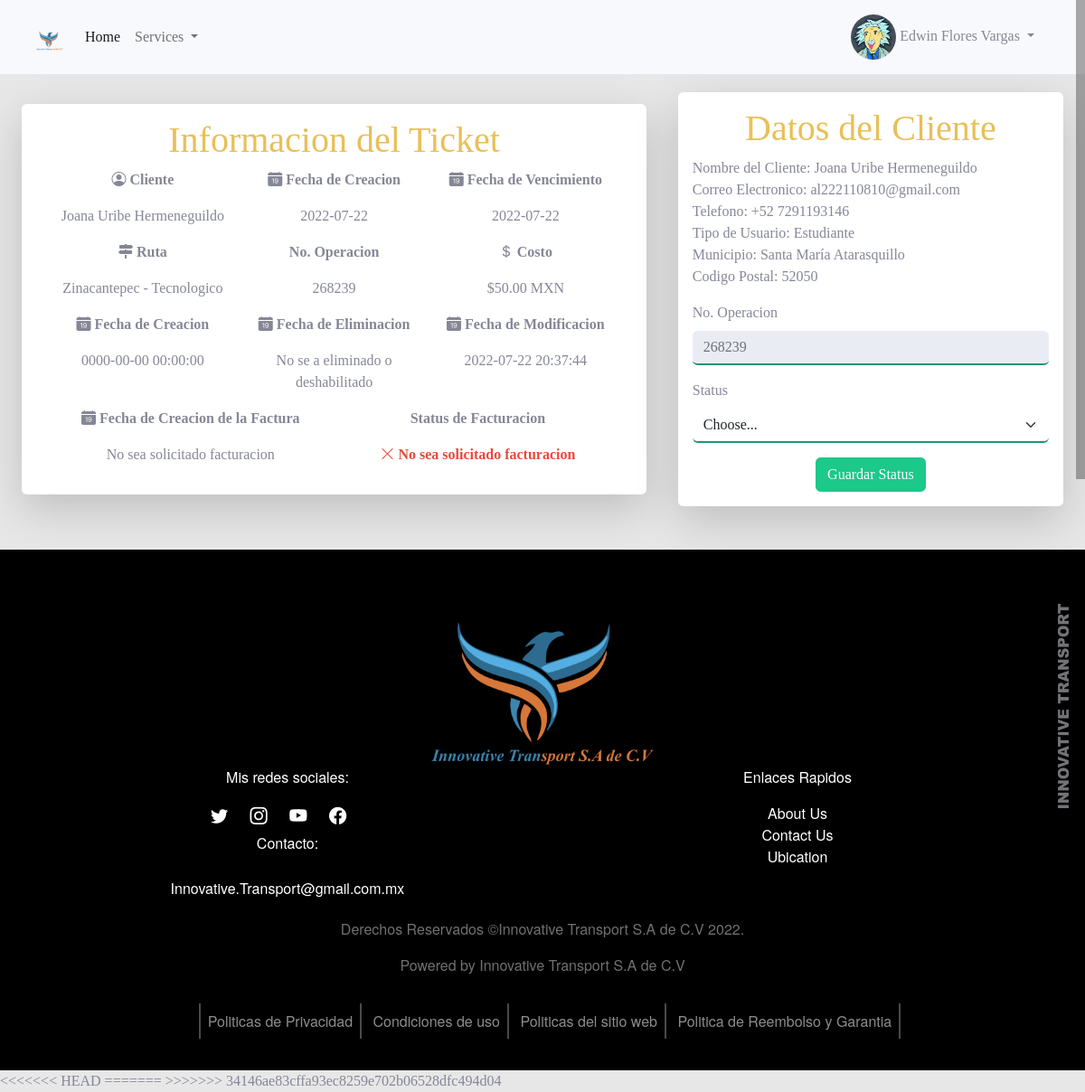
Page /admin/operaciones/consulta_factura.php?operacion=268239 (signed in) on the committed database.
### tables this page shows
CREATE TABLE `tickets` (
  `idTicket` int(11) NOT NULL,
  `idCliente` int(11) DEFAULT NULL,
  `matricula` int(11) DEFAULT NULL,
  `fechaC` date DEFAULT NULL,
  `fechaV` date DEFAULT NULL,
  `costo` double(10,2) DEFAULT NULL,
  `N_Operacion` int(11) DEFAULT NULL,
  `idRuta` int(11) DEFAULT NULL,
  `idHorario` int(11) DEFAULT NULL,
  `dateModificacion` datetime DEFAULT NULL,
  `dateEliminacion` datetime DEFAULT NULL,
  `dateCreacion` datetime DEFAULT NULL
);

CREATE TABLE `cliente` (
  `idCliente` int(11) NOT NULL,
  `nombre` varchar(50) DEFAULT NULL,
  `apellidos` varchar(50) DEFAULT NULL,
  `fechaNac` date DEFAULT NULL,
  `idTUsuario` int(11) DEFAULT NULL,
  `email` varchar(255) DEFAULT NULL,
  `telefono` varchar(14) DEFAULT NULL,
  `calle` varchar(100) DEFAULT NULL,
  `numExt` int(11) DEFAULT NULL,
  `numInt` int(11) DEFAULT NULL,
  `municipio` varchar(100) DEFAULT NULL,
  `codigoPostal` int(11) DEFAULT NULL,
  `idServicio` int(11) NOT NULL,
  `idEscuela` int(11) DEFAULT NULL,
  `Status` int(11) NOT NULL,
  `Sexo` char(12) NOT NULL,
  `password` varchar(100) NOT NULL,
  `dateCreacion` datetime DEFAULT NULL,
  `dateModificacion` datetime DEFAULT NULL,
  `dateEliminacion` datetime DEFAULT NULL,
  `img` varchar(255) DEFAULT NULL
);

CREATE TABLE `rutas` (
  `idRuta` int(11) NOT NULL,
  `nombre` varchar(100) DEFAULT NULL,
  `idTerminales` varchar(255) NOT NULL,
  `costo` decimal(10,2) NOT NULL
);

CREATE TABLE `tipousuario` (
  `idTUsuario` int(11) NOT NULL,
  `nombreUsuario` varchar(100) DEFAULT NULL
);

### admin/operaciones/consulta_factura.php (the view, shortened to what this page needs)
<?php
require_once './../../includes/header.php';
require '../../config/ConexionDB.php';
if ($_REQUEST['operacion']) {
    $querytickets = 'SELECT * FROM tickets WHERE N_Operacion =' . $_REQUEST['operacion'];
    $tickets = mysqli_query($conexion, $querytickets);
    $row_tickets = mysqli_fetch_assoc($tickets);
    $querycliente = 'SELECT * FROM cliente WHERE idCliente = ' . $row_tickets['idCliente'];
    $cliente = mysqli_query($conexion, $querycliente);
    $row_cliente = mysqli_fetch_assoc($cliente);
    $queryrutas = 'SELECT * FROM rutas WHERE idRuta =' . $row_tickets['idRuta'];
    $rutas = mysqli_query($conexion, $queryrutas);
    $facturacion = 'SELECT * FROM facturas INNER JOIN tickets ON N_Operacion = ' . $_REQUEST['operacion'];
    $facturas = mysqli_query($conexion, $facturacion);
    $row_facturas = mysqli_fetch_assoc($facturas);
    $facturacion_validacion = 'SELECT * FROM facturas WHERE idTicket = ' . $row_facturas['idTicket'];
    $facturacion_validacion = mysqli_query($conexion, $facturacion_validacion);
    $row_facturas_validacion = mysqli_fetch_assoc($facturacion_validacion);
    $TUsuario = "SELECT * FROM tipousuario WHERE idTUsuario =" . $row_cliente['idTUsuario'];
    $Usuario = mysqli_query($conexion, $TUsuario);
    $row_usuario = mysqli_fetch_assoc($Usuario);
}
?>
<div class="container">
    <div class="row">
        <section class="consulta-factura">
            <div class="contenido-ticket shadow-lg p-3 mb-5 bg-body rounded">
                <h1>Informacion del Ticket</h1>
                <div class="container">
                    <div class="row">
                        <div class="col order-last">
                            <p style="font-weight: bold;"><i class="bi bi-calendar-date-fill"></i> Fecha de Vencimiento</p>
                            <p><?php echo $row_tickets['fechaV'] ?></p>
                        </div>
                        <div class="col">
                            <p style="font-weight: bold;"><i class="bi bi-calendar-date-fill"></i> Fecha de Creacion</p>
                            <p><?php echo $row_tickets['fechaC'] ?></p>
                        </div>
                        <div class="col order-first">
                            <p style="font-weight: bold;"><i class="bi bi-person-circle"></i> Cliente</p>
                            <p><?php echo $row_cliente['nombre'] ?> <?php echo $row_cliente['apellidos'] ?></p>
                        </div>
                    </div>
                </div>
                <div class="container">
                    <div class="row">
                        <div class="col order-last">
                            <p style="font-weight: bold;"><i class="bi bi-currency-dollar"></i> Costo</p>
                            <p>$<?php echo $row_tickets['costo'] ?> MXN</p>
                        </div>
                        <div class="col">
                            <p style="font-weight: bold;">No. Operacion</p>
                            <p><?php echo $row_tickets['N_Operacion'] ?></p>
                        </div>
                        <div class="col order-first">
                            <p style="font-weight: bold;"><i class="fa fa-map-signs" aria-hidden="true"></i> Ruta</p>
                            <?php while ($row_rutas = mysqli_fetch_assoc($rutas)) { ?>
                                <p><?php echo $row_rutas['nombre'] ?></p>
                            <?php }
                            mysqli_free_result($rutas); ?>
                        </div>
                    </div>
                </div>
                <div class="container">
                    <div class="row">
                        <div class="col order-last">
                            <p style="font-weight: bold;"><i class="bi bi-calendar-date-fill"></i> Fecha de Modificacion</p>
                            <?php if ($row_tickets['dateModificacion'] == '') { ?>
                                <p>No se a Modificado</p>
                            <?php } else { ?>
                                <p><?php echo $row_tickets['dateModificacion'] ?></p>
                            <?php } ?>
                        </div>
                        <div class="col">
                            <p style="font-weight: bold;"><i class="bi bi-calendar-date-fill"></i> Fecha de Eliminacion</p>
                            <?php if ($row_tickets['dateEliminacion'] == '') { ?>
                                <p>No se a eliminado o deshabilitado</p>
                            <?php } else { ?>
                                <p><?php echo $row_tickets['dateEliminacion'] ?></p>
                            <?php } ?>
                        </div>
                        <div class="col order-first">
                            <p style="font-weight: bold;"><i class="bi bi-calendar-date-fill"></i> Fecha de Creacion</p>
                            <?php if ($row_tickets['dateCreacion'] == '') { ?>
                                <p>No hay registro de creacion</p>
                            <?php } else { ?>
                                <p><?php echo $row_tickets['dateCreacion'] ?></p>
                            <?php } ?>
                        </div>
                    </div>
                </div>
                <div class="container">
                    <div class="row">
                        <div class="col order-last">
                            <p style="font-weight: bold;">Status de Facturacion</p>
                            <?php if ($row_facturas_validacion['status'] == 1) { ?>
                                <p class="text-primary" style="font-weight: 700;"><i class="bi bi-file-earmark-check-fill"></i> Solicitada</p>
                            <?php } elseif ($row_facturas_validacion['status'] == 2) { ?>
                                <p class="text-info" style="font-weight: 700;"><i class="bi bi-exclamation-circle-fill"></i> En proceso...</p>
                            <?php } elseif ($row_facturas_validacion['status'] == 3) { ?>
                                <p class="text-success" style="font-weight: 700;"><i class="bi bi-check2"></i> Aprobada </p>
                            <?php } elseif ($row_facturas_validacion['status'] == 4) { ?>
                                <p class="text-danger" style="font-weight: 700;"><i class="bi bi-x-lg"></i> Rechazada </p>
                            <?php } else { ?>
                                <p class="text-danger" style="font-weight: 700;"><i class="bi bi-x-lg"></i> No sea solicitado facturacion </p>
                            <?php } ?>
                        </div>
                        <div class="col">
                            <p style="font-weight: bold;"><i class="bi bi-calendar-date-fill"></i> Fecha de Creacion de la Factura</p>
                            <?php if ($row_facturas_validacion['fechaC'] == '') { ?>
                                <p>No sea solicitado facturacion</p>
                            <?php } else { ?>
                                <p><?php echo $row_facturas_validacion['fechaC'] ?></p>
                            <?php } ?>
                        </div>
                    </div>
                </div>
            </div>
            <div class="datos-cliente shadow-lg p-3 mb-5 bg-body rounded">
                <h1>Datos del Cliente</h1>
                <p>
                    Nombre del Cliente: <?php echo $row_cliente['nombre'] ?> <?php echo $row_cliente['apellidos'] ?><br>
                    Correo Electronico: <?php echo $row_cliente['email'] ?><br>
                    Telefono: <?php echo $row_cliente['telefono'] ?> <br>
                    Tipo de Usuario: <?php echo $row_usuario['nombreUsuario'] ?><br>
                    Municipio: <?php echo $row_cliente['municipio'] ?> <br>
                    Codigo Postal: <?php echo $row_cliente['codigoPostal'] ?> <br>
                </p>
                <form class="row g-3 needs-validation" id="facturacion" novalidate>
                <div class="col-md-12">
                <label for="exampleInputPassword1" class="form-label">No. Operacion</label>
                    <input name="operacion" type="text" class="form-control" id="exampleInputPassword1" value="<?php echo $row_tickets['N_Operacion'] ?>" readonly>
                    </div>
                    <div class="col-md-12">
                        <label for="validationCustom04" class="form-label">Status</label>
                        <select name="status" class="form-select" id="validationCustom04" required>
                            <option value="" selected>Choose...</option>
                        </select>
                    </div>
                    <div class="col-12">
                        <center> <button class="btn btn-success" type="submit">Guardar Status</button></center>
                    </div>
                </form>
            </div>
        </section>
    </div>
</div>
<?php include_once './../../includes/footer.php';

### assets/css/style.css (style rules this page uses)
:root { --color-default: #F2C75F; }
body { width: 100%; height: 100%; font-family: 'Times New Roman', Times, serif !important; font-weight: 300; color: #666; background-color: #e7e7e7; font-size: 16px; line-height: 1.6em; }
html { width: 100%; height: 100%; }
h1 { font-size: 38px; }
h1, h2, h3, h4, h5, h6 { margin: 0 0 30px; font-family: 'Times New Roman', Times, serif; font-weight: 400; color: #111; }
input[type="text"] { border: none; border-color: none; border-block-end: solid #1e9674 2px; transition: all 0.5s ease 0s; }
.form-select { border: none; border-color: none; border-block-end: solid #1e9674 2px; transition: all 0.5s ease 0s; }

### admin/assets/css/style.css (style rules this page uses)
* { padding: 0px; margin: 0px; top: 0px; }
.consulta-factura { padding-block-start: 20px; display: flex; justify-content: space-between; flex-direction: row; flex-wrap: nowrap; align-content: center; align-items: center; }
.consulta-factura h1 { text-align: center; color: #E9BF57; }
.contenido-ticket { width: 60%; text-align: center; }
.datos-cliente { width: 37%; }

### rows in the picture
tickets: fechaV "2022-07-22", fechaC "2022-07-22", costo "50.00", N_Operacion "268239", dateModificacion "2022-07-22 20:37:44", dateCreacion "0000-00-00 00:00:00", operacion "268239"
cliente: nombre "Joana", apellidos "Uribe Hermeneguildo", email "al222110810@gmail.com", telefono "+52 7291193146", municipio "Santa María Atarasquillo", codigoPostal "52050"
rutas: nombre "Zinacantepec - Tecnologico"
tipousuario: nombreUsuario "Estudiante"

### other values in the picture
$_SESSION['nombre'] "Edwin"
$_SESSION['apellidos'] "Flores Vargas"
